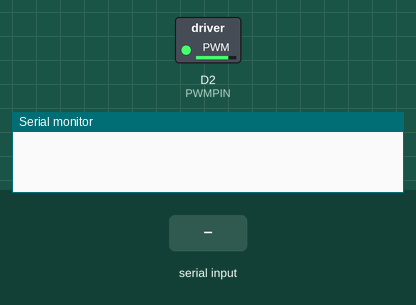
A sketch run on a simulated Arduino Due. On the bench: switched loads named in the sketch (green lamp = pin HIGH), the last lines printed to the serial monitor. The test bench sets the inputs (shaded band).

Above: at 1.7 s.
1.8 s: byte 30 received over Serial
At 2.9 s:
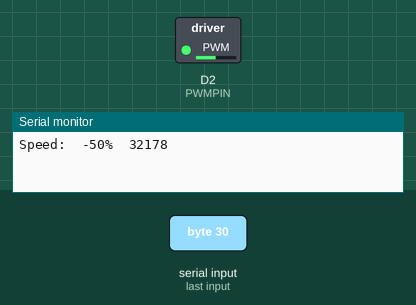
3.3 s: byte 90 received over Serial
At 4.0 s:
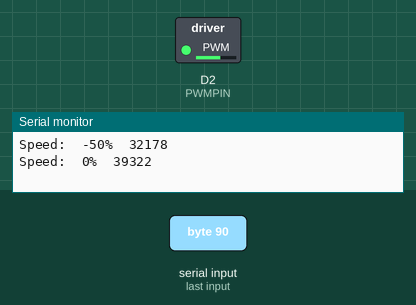
Timing chart, 0 to 6.3 s (numbered marks = the images above; inputs shaded):
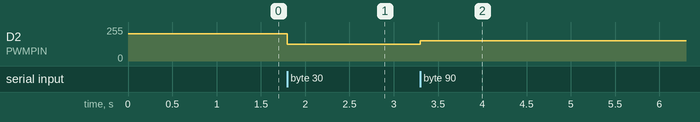

The sketch:

PWMTEENSY4TEST.ino
```cpp
/*
Joseph A De Vico
for questions: @sudo apt install better grades
Teensy 4.X PWM Validation for ESC Driver
Teensy 4.X Port of Parametric ESC Drive MAP function
10/20/2022mdy
*/

/*
Definitions:
  COUNT, Count    Unsigned 16 bit value, usually used as a compare match
  US, us          Microseconds
*/
#define DEADZONE  0.03f       // +/- 3% deadzone

// us equivalents provided for print debug functions,
//  they serve no integral purpose
#define MID_US      1500      //  1500us mid freq
#define MAX_US      2000
#define MIN_US      1000

#define DEAD_US     ((uint16_t)(DEADZONE * (float)MID_US))
#define DEAD_HI_US     (MID_US + DEAD_US)
#define DEAD_LO_US     (MID_US - DEAD_US)

#define US_DELTA    (MAX_US - DEAD_HI)

// Review So Far: QuadTimer is reasonably good
//                FlexTimer is also okay. May be better since the pinout lends itself to many PWM at the same f (what we need)
//  Error Measured:
//          Seems to be sub 1% for both, which should be within whatever made up tolerance band we assumed was fine before
//          The rise times are not always ultra fast (ie. inconsistent) and can cause false measurements due to fixed
//          scope trigger levels. Be careful when measuring.
#define PWMPIN  2   // FlexPWM 4.2
//#define PWMPIN  15  //  Quadtimer3.3

// To Calculate Count Values:
//  1 / (FREQ_HZ)  *  COUNT / MAX_16 == On Time Seconds
//  FREQ_HZ * TIME_s * MAX_16 == Count for TIME_s ON time
//
#define MAX_16      65535                 // 16 bit range
#define CT_PER_US   26.214f               // Timer counts per microsecond
#define MID_CT      39322                 // 1500 us
#define MAX_CT      52428                 // 2000 us
#define MIN_CT      26214                 // 1000 us
#define DEAD_CT     (DEADZONE * MID_CT)
#define DEAD_HI_CT  (MID_CT + DEAD_CT)
#define DEAD_LO_CT  (MID_CT - DEAD_CT)

void setup() {
  // put your setup code here, to run once:
  analogWriteFrequency(PWMPIN, 400);        // 400 Hz hardcoded. Do not change.
  analogWriteResolution(16);                // Full hardware resolution avail at these slow speeds. Do not change.
  analogWrite(PWMPIN, map2Motor(100.0f));   // Initialize to 100% throttle.

  Serial.begin(115200);

  delay(500);

  // Below is the standard calling convention to put whatever is on MOTOR_PWM_PIN to 100% throttle
  // We can also use 8 bit representations that have a range of +/- 100 with a resolution of 0.5 (1 LSB fixed point)
  //  such that within a single CAN message we can write to 8 motors at once. This is up to implementation at a later
  //  date.
  //analogWrite(MOTOR_PWM_PIN, map2Motor(100.0));
}

void loop() {
  // put your main code here, to run repeatedly:
  static uint8_t chg = 0;
  static uint8_t adv = 0;

  uint16_t to_wr = 0;

  if(Serial.available()){
    uint8_t inc_data = Serial.read();     // Sending any byte will change the output mode.
    if(inc_data){                         // Standard arduino IDE serial monitor -> press ctrl + enter -> observe changes on scope
      chg = 1;
      adv += 1;
    }
  }

  if(chg){
    chg = 0;
    switch(adv){
      case 0:
        to_wr = map2Motor(-100.0f);
        Serial.printf("Speed:\t-100%\t%u\n", to_wr);
        analogWrite(PWMPIN, to_wr);
      break;
      case 1:
        to_wr = map2Motor(-50.0f);
        Serial.printf("Speed:\t-50%\t%u\n", to_wr);
        analogWrite(PWMPIN, to_wr);
      break;
      case 2:
        to_wr = map2Motor(0.0f);
        Serial.printf("Speed:\t0%\t%u\n", to_wr);
        analogWrite(PWMPIN, to_wr);
      break;
      case 3:
        to_wr = map2Motor(50.0f);
        Serial.printf("Speed:\t50%\t%u\n", to_wr);
        analogWrite(PWMPIN, to_wr);
      break;
      case 4:
        to_wr = map2Motor(100.0f);
        Serial.printf("Speed:\t100%\t%u\n", to_wr);
        analogWrite(PWMPIN, to_wr);
      break;
      default:
        adv = 0;
        chg = 1;
      break;
    }
  }
  /*  // Fade thru -100 - +100 and back, notice the jump when the deadzone at 0 is crossed
  for(uint8_t n = 0; n < 100; n++){
    analogWrite(PWMPIN, map2Motor((float)n));
    delay(10);
  }
  for(uint8_t n = 100; n != 0; n--){
    analogWrite(PWMPIN, map2Motor((float)n));
    delay(10);
  }
  for(int8_t n = 0; n > -100; n--){
    analogWrite(PWMPIN, map2Motor((float)n));
    delay(10);
  }
  for(int8_t n = -100; n < 0; n++){
    analogWrite(PWMPIN, map2Motor((float)n));
    delay(10);
  }
   */
}


uint16_t map2Motor(float input_val__){    // Scale -100% - 100% to valid uint16_t value
  // Notice the deadzone is not considered here, rather we are concerned with the valid range
  //  esc hardware has a built in deadzone to account for us having a bad 0% stability (we have good stability),
  //  however this means we must map our 0% -> MIN or 0% -> MAX to the range outside of the deadzone.

  // If zero immediately return, this is the fastest response as it should be
  if(input_val__ == 0.0f){
    return MID_CT;
  }

  // Bounds restrict input
  if(input_val__ > 100.0f){
    input_val__ = 100.0f;
  } else
  if(input_val__ < -100.0f){
    input_val__ = -100.0f;
  }

  // Piecewise assignment function due to deadzone handling. Alternatively a single line with
  //  a vertical offset of 2 * DEADZONE_CT could work. We do math so fast who really cares tho
  if(input_val__ < 0.0f){        // Sign bit set, number is negative
    return (uint16_t)(((DEAD_LO_CT - MIN_CT) * (input_val__ / 100.0f)) + DEAD_LO_CT);
  } else {
    return (uint16_t)(((MAX_CT - DEAD_HI_CT) * (input_val__ / 100.0f)) + DEAD_HI_CT);
  }

  // Catchall condition, we should never get here but if we mess up somewhere else
  //  it's just good to have.
  return MID_CT;
}
```

Measured:
- after the input at 1.8 s, D2 (PWMPIN): 204/255 → 125/255 at once
- after the input at 3.3 s, D2 (PWMPIN): 125/255 → 153/255 at once
